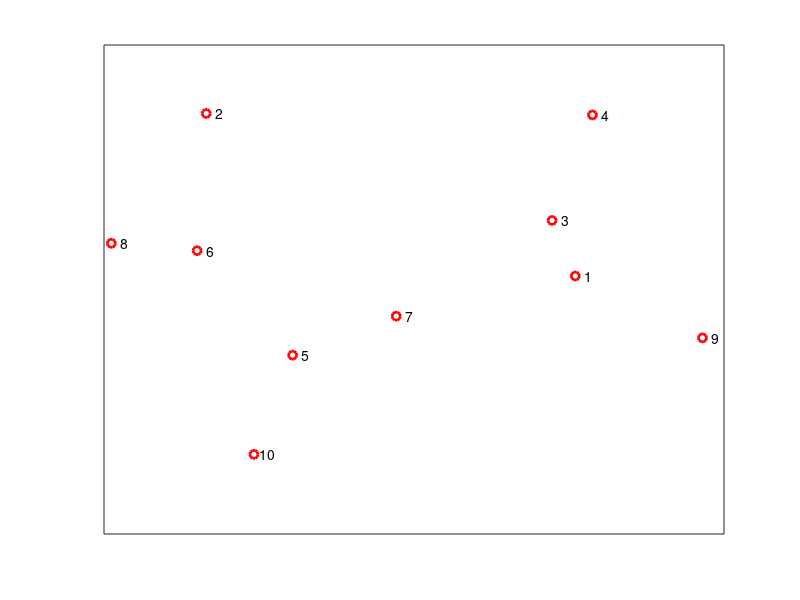

Source code (MATLAB): (Note: this script raises an error after producing the figure.)
%% Spline curves
% Demonstrating the use of CSCVN.
%
% Copyright 1987-2003 C. de Boor and The MathWorks, Inc. 
% $Revision: 1.16 $

%% Selecting the points
% The spline toolbox will draw a smooth curve through a list of points, in
% the order in which they are received. 
% You could use the Spline Toolbox command GETCURVE if you wanted the input
% such a list of points interactively.
% Here, we select random points, storing them in the array XY,
% one point per  c o l u m n .

npts = 10;
xy = [randn(1,npts); randn(1,npts)];
plot(xy(1,:),xy(2,:),'ro','LineWidth',2);
text(xy(1,:), xy(2,:),[repmat('  ',npts,1), num2str([1:npts]')])
set(gca,'XTick',[],'YTick',[])

%% Connecting the points
% The curve is constructed by
%
%  >> cv = cscvn(xy);
%
% and plotted by
%
%  >> fnplt(cv,'r',2)

hold on
fnplt(cscvn(xy),'r',2)
hold off

%% 3-D spline curves
% Notice that it's just as easy to create spline curves in three dimensions.
% This time, we'll do something less random. First, we generate the points:
npts = 13;
t = linspace(0,8*pi,npts); z = linspace(-1,1,npts); omz = sqrt(1-z.^2);
xyz = [cos(t).*omz; sin(t).*omz; z]; 
plot3(xyz(1,:),xyz(2,:),xyz(3,:),'ro','LineWidth',2);
text(xyz(1,:),xyz(2,:),xyz(3,:),[repmat('  ',npts,1), num2str([1:npts]')])
set(gca,'XTick',[],'YTick',[],'ZTick',[])
box on

%% Connecting the points
% Here is the 3D spline curve through these points provided by CSCVN.
% By appending the first point to the end of the list,
% we get a smooth  c l o s e d  curve.

hold on
fnplt(cscvn(xyz(:,[1:end 1])),'r',2)
hold off
% axis vis3d
